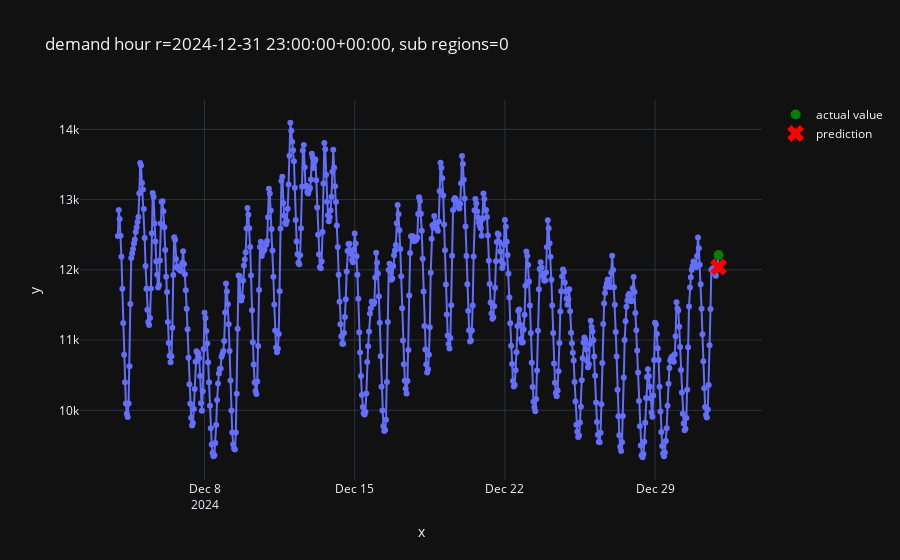

Here is the notebook cell this chart was saved with:
### Code cell
#plot the result
from src.plot import plot_one_sample

plot_one_sample(
    example_id=1,
    features=X_test,
    targets=y_test,
    predictions=pd.Series(predictions)
)

### Figure 1 — Plotly figure (JSON) as saved in the notebook; plotly's stock layout.template omitted (floating-point values rounded to 4 significant figures; data arrays with more than 128 entries replaced by an {"elided": "..."} marker saying what was removed)
{"data": [{"hovertemplate": "x=%{x}<br>y=%{y}<extra></extra>", "legendgroup": "", "line": {"color": "#636efa", "dash": "solid"}, "marker": {"symbol": "circle"}, "mode": "lines+markers", "name": "", "orientation": "v", "showlegend": false, "type": "scatter", "x": {"elided": "673 str values"}, "xaxis": "x", "y": {"elided": "673 int values"}, "yaxis": "y"}, {"line": {"color": "green"}, "marker": {"size": 10}, "mode": "markers", "name": "actual value", "type": "scatter", "x": ["2024-12-31T23:00:00+00:00"], "y": [12210]}, {"line": {"color": "red"}, "marker": {"size": 15, "symbol": "x"}, "mode": "markers", "name": "prediction", "type": "scatter", "x": ["2024-12-31T23:00:00+00:00"], "y": [12040.0]}], "layout": {"legend": {"tracegroupgap": 0}, "title": {"text": "demand hour r=2024-12-31 23:00:00+00:00, sub regions=0"}, "xaxis": {"anchor": "y", "domain": [0, 1], "title": {"text": "x"}}, "yaxis": {"anchor": "x", "domain": [0, 1], "title": {"text": "y"}}}}
